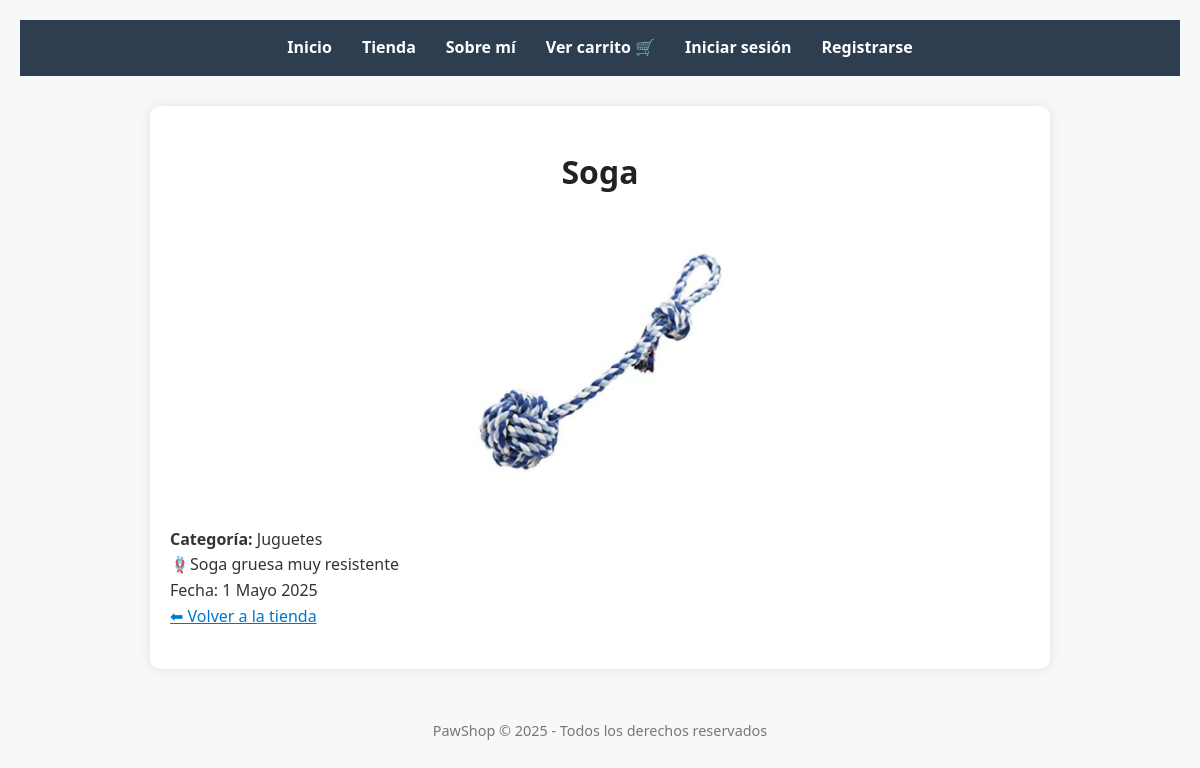
Before: /productos/1/ with the older database file.
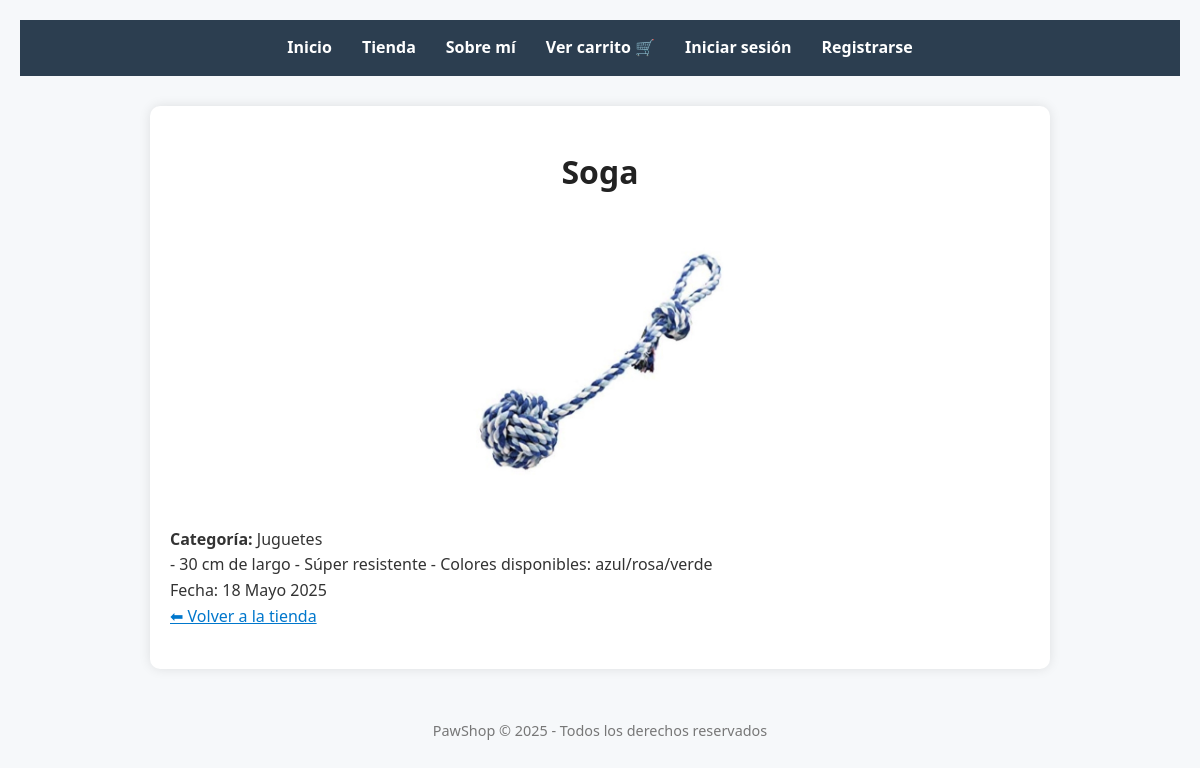
After: the same page with the newer database file.
### products/models.py (models this page shows, shortened)
class Producto(models.Model):
    nombre = models.CharField(max_length=100)
    categoria = models.CharField(max_length=100)
    descripcion = RichTextField()
    imagen = models.ImageField(upload_to='productos/')
    fecha_publicacion = models.DateField(default=timezone.now)

### products/views.py (the view)
# urls.py: path('productos/<int:pk>/', ProductDetailView.as_view(), name='detalle_producto'),
class ProductDetailView(DetailView):
    model = Producto
    template_name = 'products/product_detail.html'
    context_object_name = 'producto'

### templates/products/product_detail.html (shortened to what this page needs)
{% extends 'base.html' %}
{% block content %}
    <h1>{{ producto.nombre }}</h1>
    <img src="{{ producto.imagen.url }}" width="300">
    <p><strong>Categoría:</strong> {{ producto.categoria }}</p>
    <p>{{ producto.descripcion|safe }}</p>
    <p>Fecha: {{ producto.fecha_publicacion }}</p>
    <a href="/productos/">⬅ Volver a la tienda</a>
{% endblock %}

### templates/base.html (shortened to what this page needs)
<!DOCTYPE html>
<html lang="es">
<head>
    {% load static %}
    <link rel="stylesheet" href="{% static 'css/styles.css' %}">
</head>
<body>
    <nav>
        <ul>
            <li><a href="/">Inicio</a></li>
            <li><a href="/productos/">Tienda</a></li>
            <li><a href="/about/">Sobre mí</a></li>
            <li><a href="{% url 'ver_carrito' %}">Ver carrito 🛒</a></li>
            {% if user.is_authenticated %}
                <li><a href="{% url 'editar_usuario' %}">Editar Perfil</a></li>
                <li>
                    <form action="{% url 'logout' %}" method="post" style="display:inline;">
                        {% csrf_token %}
                        <button type="submit">Cerrar sesión</button>
                    </form>
                </li>
            {% else %}
                <li><a href="{% url 'login' %}">Iniciar sesión</a></li>
                <li><a href="{% url 'signup' %}">Registrarse</a></li>
            {% endif %}
        </ul>
    </nav>
    <div class="container">
    {% block content %}
    {% endblock %}
    </div>
    <footer>
        <p>PawShop © 2025 - Todos los derechos reservados</p>
    </footer>
</body>
</html>

### static/css/styles.css (style rules this page uses)
* { margin: 0; padding: 0; box-sizing: border-box; }
body { font-family: 'Segoe UI', sans-serif; background-color: #f6f8fa; color: #333; line-height: 1.6; padding: 20px; }
.container { max-width: 900px; margin: 0 auto; padding: 40px 20px; background-color: #fff; border-radius: 10px; box-shadow: 0 0 12px rgba(0, 0, 0, 0.1); }
h1, h2 { text-align: center; color: #222; margin-bottom: 20px; }
nav { background-color: #2c3e50; padding: 15px 0; margin-bottom: 30px; }
nav ul { list-style: none; display: flex; justify-content: center; gap: 30px; }
nav ul li { display: inline; }
nav ul li a { color: white; text-decoration: none; font-weight: bold; }
a { color: #0077cc; }
img { max-width: 100%; height: auto; display: block; margin: 10px auto; }
footer { text-align: center; margin-top: 50px; font-size: 0.9em; color: #777; }

Changed rows visible on the page:
changed Producto "Soga": descripcion "🪢Soga gruesa muy resistente" → "- 30 cm de largo - Súper resistente - Colores disponibles: azul/rosa/verde"; fecha_publicacion "1 Mayo 2025" → "18 Mayo 2025"
